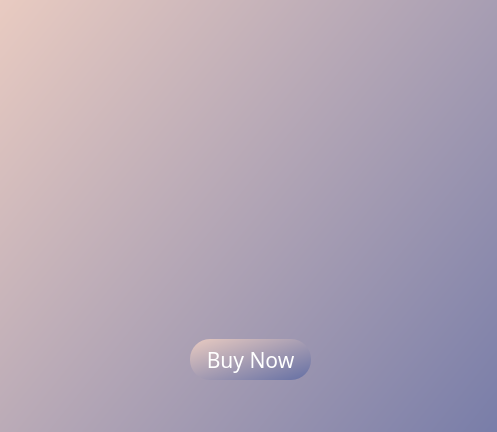
<?xml version="1.0" encoding="UTF-8"?>
<ui version="4.0">
 <class>Dialog</class>
 <widget class="QDialog" name="Dialog">
  <property name="geometry">
   <rect>
    <x>0</x>
    <y>0</y>
    <width>497</width>
    <height>432</height>
   </rect>
  </property>
  <property name="windowTitle">
   <string>Dialog</string>
  </property>
  <widget class="QWidget" name="widget" native="true">
   <property name="geometry">
    <rect>
     <x>0</x>
     <y>-1</y>
     <width>500</width>
     <height>621</height>
    </rect>
   </property>
   <property name="autoFillBackground">
    <bool>false</bool>
   </property>
   <property name="styleSheet">
    <string notr="true">
background-color: qlineargradient(spread:pad, x1:0, y1:0, x2:1, y2:1, stop:0 rgba(233, 203, 193, 255), stop:1 rgba(100, 111, 164, 255));</string>
   </property>
   <widget class="QLabel" name="label">
    <property name="geometry">
     <rect>
      <x>0</x>
      <y>0</y>
      <width>211</width>
      <height>91</height>
     </rect>
    </property>
    <property name="styleSheet">
     <string notr="true">background: transparent</string>
    </property>
    <property name="text">
     <string/>
    </property>
    <property name="pixmap">
     <pixmap>UI Icons/1x/1x/Asset 3.png</pixmap>
    </property>
   </widget>
   <widget class="QPushButton" name="BuyNow8">
    <property name="geometry">
     <rect>
      <x>190</x>
      <y>340</y>
      <width>121</width>
      <height>41</height>
     </rect>
    </property>
    <property name="font">
     <font>
      <family>Montserrat Bold</family>
      <pointsize>16</pointsize>
      <weight>50</weight>
      <italic>false</italic>
      <bold>false</bold>
      <underline>false</underline>
      <stylestrategy>PreferAntialias</stylestrategy>
     </font>
    </property>
    <property name="cursor">
     <cursorShape>PointingHandCursor</cursorShape>
    </property>
    <property name="styleSheet">
     <string notr="true">QPushButton#BuyNow8{
	border-radius:20px;
	color: rgb(255, 255, 255);
	font: 16pt &quot;Montserrat Bold&quot;;
	background-color: qlineargradient(spread:pad, x1:0, y1:0, x2:1, y2:1, stop:0 			rgba(0, 4, 40, 255), stop:1 rgba(0, 78, 146, 255));}
QPushButton#BuyNow8:hover{
	border-radius:20px;
	color: rgb(255, 255, 255);
	font: 16pt &quot;Montserrat Bold&quot;;
	background-color: qlineargradient(spread:pad, x1:0, y1:0, x2:1, y2:1, stop:0 			rgba(50, 4, 40, 255), stop:1 rgba(70, 78, 146, 255));}
QPushButton#BuyNow8:pressed{
	border-radius:20px;
	color: rgb(255, 255, 255);
	font: 16pt &quot;Montserrat Bold&quot;;
	background-color: qlineargradient(spread:pad, x1:0, y1:0, x2:1, y2:1, stop:0 			rgba9(90, 200, 60, 60), stop:1 rgba(120, 78, 160, 50));}</string>
    </property>
    <property name="text">
     <string>Buy Now</string>
    </property>
   </widget>
   <widget class="QLabel" name="label_12">
    <property name="geometry">
     <rect>
      <x>170</x>
      <y>110</y>
      <width>171</width>
      <height>231</height>
     </rect>
    </property>
    <property name="styleSheet">
     <string notr="true">background: transparent</string>
    </property>
    <property name="text">
     <string/>
    </property>
    <property name="pixmap">
     <pixmap>UI Icons/1x/Asset 12.png</pixmap>
    </property>
    <property name="scaledContents">
     <bool>true</bool>
    </property>
   </widget>
  </widget>
 </widget>
 <resources/>
 <connections/>
</ui>
